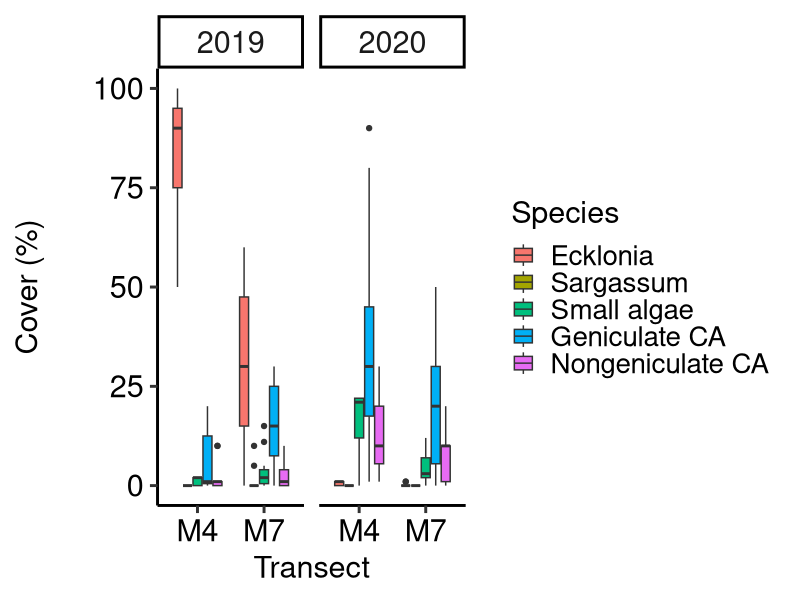

This chart was generated by the following R code:
setwd("C:/Users/00007795.MS/OneDrive - 国立研究開発法人 水産研究・教育機構/藻場回復/R/Manazuru_moba")

######################data###############################
rm(list=ls())

Iwa_moba<-read.csv("Iwa_moba_2019-2020.csv")
Iwa_moba$Species <- factor(Iwa_moba$Species, 
                           levels = c("Ecklonia", "Sargassum","Small algae",
                                      "Geniculate CA","Nongeniculate CA") )
Iwa_moba$Species


library(ggplot2)
### seaweed cover
plot_seaweed<-ggplot(data=Iwa_moba, aes(x=Transect, y=Cover,fill=Species))+
  xlab("Transect")+ 
  ylab(expression(atop("Cover (%)")))+ 
  geom_boxplot()+ 
  labs(color='Zone')+
  facet_grid(~Year)+
  theme_classic(base_size = 22, base_family = "sans")+
  theme(axis.text = element_text(color="black",size=22))+
  theme(strip.text = element_text(size = 22))+
  theme(legend.text =  element_text(size = 20))

plot_seaweed

###PERMANOVA ####
library(vegan)
Iwa_moba_com<-read.csv("Iwa_moba_community.csv",header=T,row.names=1)
envi_moba<-read.csv("envi_iwa_moba.csv")

adonis2(Iwa_moba_com~Year+Line, data=envi_moba, method="bray", permutation = 9999)


